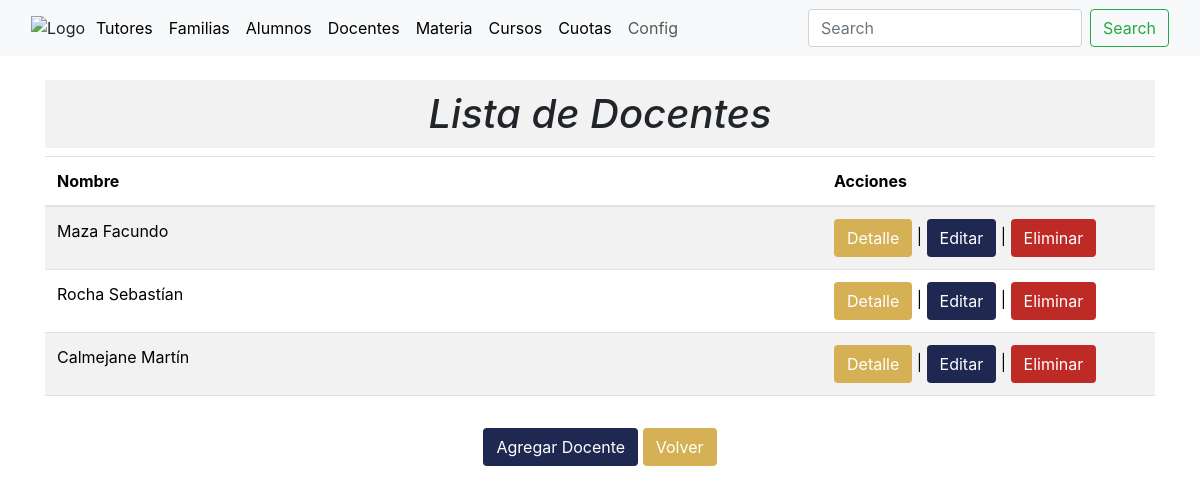
/docentes/, run on the app's committed database.
### academico/models.py (models this page shows)
class Docentes(models.Model):
    Nivel_Docente = models.ForeignKey(Nivel_Docente, on_delete=models.CASCADE)
    Apellidos = models.CharField(max_length=255)
    Nombres = models.CharField(max_length=255)
    CUIL = models.CharField(max_length=255)
    Tel = models.CharField(max_length=255)
    F_Nacimiento = models.DateField()
    Titulo = models.ForeignKey(Titulos_Profesionales, on_delete=models.CASCADE)
    def __str__(self):
        return '%s %s '%(self.Apellidos, self.Nombres)
    class Meta:
        db_table = 'Docentes'
        verbose_name = 'Docente'
        verbose_name_plural = 'Docentes'

### academico/views.py (the view)
# urls.py: path('docentes/', views.docentes_list, name='docentes_list'),
def docentes_list(request):
    docentes = Docentes.objects.all()
    nivel_docente = Nivel_Docente.objects.all()
    titulo = Titulos_Profesionales.objects.all()
    context = {'docentes': docentes,
               'nivel_docente': nivel_docente,
               'titulo': titulo,}
    return render(request, 'docentes_list.html', context)

### academico/models.py (called while the page is built)
    def __str__(self):
        return ' %s '%(self.Nivel)

    def __str__(self):
        return ' %s '%(self.Denominación)

### academico/templates/docentes_list.html (shortened to what this page needs)
{% extends "base.html" %}
{% block content %}
<main>
  <div class="container mt-4">
    <div class="row justify-content-center">
      <div class="col-md-12 text-center">
        <h1 style="font-style: italic; background-color: #f2f2f2; padding: 10px;">Lista de Docentes</h1>
      </div>
    </div>
    <div class="row justify-content-center">
      <div class="col-md-12"> <div class="table-responsive">
        <table class="table table-striped table-hover">
          <thead>
            <tr>
              <th style="width: 70%;">Nombre</th>
              <th>Acciones</th>
            </tr>
          </thead>
          <tbody>
            {% for docente in docentes %}
            <tr>
              <td>
                {{ docente }}
              </td>
              <td>
                <button type="button" class="btn" style="background-color: rgb(214,176,85); color: white;"
                        data-toggle="modal" data-target="#docenteDetailsModal{{ docente.pk }}">Detalle</button> |
                <button type="button" class="btn" style="background-color: rgb(31,40,81); color: white;"
                        data-toggle="modal" data-target="#docenteEditModal{{ docente.pk }}">Editar</button> |
                <button type="button" class="btn" style="background-color: rgb(190,43,39); color: white;"
                        data-toggle="modal" data-target="#docenteDeleteModal{{ docente.pk }}">Eliminar</button>
              </td>
            </tr>
            {% endfor %}
          </tbody>
        </table>
        </div>
      </div>
    </div>
    <div class="row justify-content-center mt-3">
      <div class="col-md-8 text-center">
        <button type="button" class="btn" style="background-color: rgb(31,40,81); color: white;" onclick="location.href='{% url 'docente_create' %}'">Agregar Docente</button>
        <button type="button" class="btn" style="background-color: rgb(214,176,85); color: white;" onclick="location.href='{% url 'index' %}'">Volver</button>
      </div>
    </div>
  </div>
</main>
{% endblock %}"

### data on the page
Docentes: Apellidos+Nombres "Maza Facundo"
Docentes: Apellidos+Nombres "Rocha Sebastían"
Docentes: Apellidos+Nombres "Calmejane Martín"
